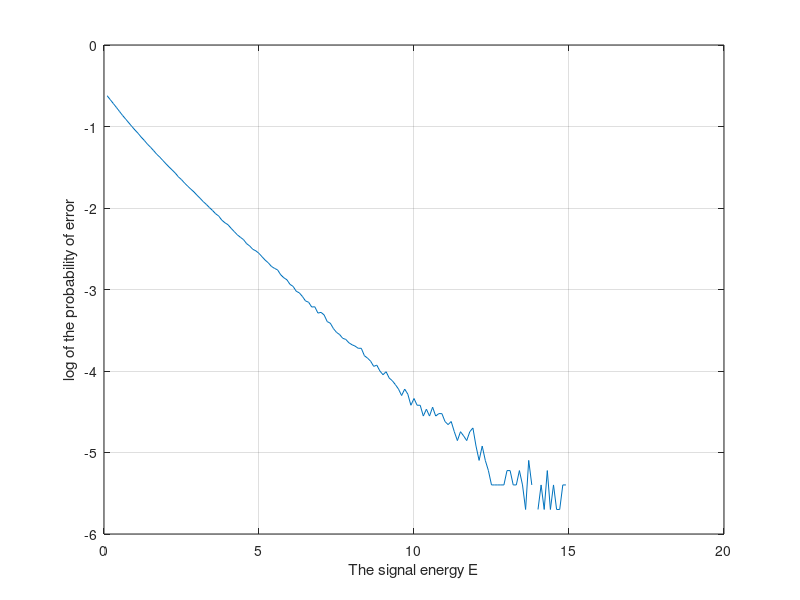

The MATLAB script that drew this image:
msgCount = 500000;

p = 0.75;
var1 = 1;
var2 = 1;
var3 = 1;

covar1 = 0.3;
covar2 = 0.4;
covar3 = 0.6;

sigma = [var1, covar1, covar2;
        covar1, var2, covar3;
        covar2, covar3, var3];

nrcv = 3;
rho = [1 0.5 0.5; 0.5 1 0.5; 0.5 0.5 1];
for i = 1:nrcv
    for j = 1:nrcv
        if i ~= j
            sigma(i, j) = rho(i, j) * sigma(i, i) * sigma(j, j);
        end
    end
end
w = 2 * (rho(1,2)^2 + rho(1,3)^2 + rho(2,3)^2 - 2*rho(1,2)*rho(1,3)*rho(2,3) - 1);
a = [rho(2,3)^2-1, rho(1,3)^2-1, rho(1,2)^2-1, rho(1,2)-rho(1,3)*rho(2,3), rho(1,3)-rho(1,2)*rho(2,3), rho(2,3) - rho(1,2)*rho(1,3)];

N = mvnrnd([0 0 0], sigma, msgCount);
n1 = N(:,1);
n2 = N(:,2);
n3 = N(:,3);

sigmaInv = sigma';
s = zeros(msgCount, 1);
R = zeros(msgCount, nrcv);
m_hat = zeros(msgCount, 1);
pe = zeros(1, 150);
count = 1;
for E = 0.1:0.1:15.0
    m = rand(1,msgCount) < p;
    
    s = (-1).^m*sqrt(E);
    
    S = [s;s;s;]';
    
    R = S + N;

    threshold = (1-p)/p;
    
    likely = mvnpdf( R+sqrt(E), zeros(1,3), sigma) ./ mvnpdf(R-sqrt(E), zeros(1,3), sigma);
  
    mhat = likely >= threshold;
    
    mhat = mhat';
    
    correct = (mhat == m);
    
    percentError = size(correct(correct==0))/msgCount;
    
    pe(count) = percentError(2);
    
    count = count + 1;
    
end

E = 0.1:0.1:15.0;
plot(E,log10(pe))
grid on
xlabel('The signal energy E')
ylabel('log of the probability of error')